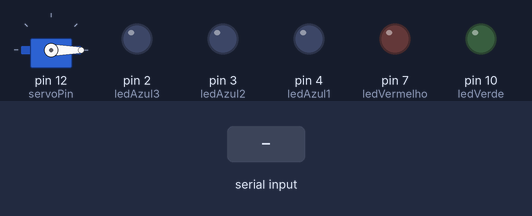
Recording of a sketch running on a simulated Arduino Uno, built with avr-gcc and run on an emulated ATmega328P. Shown: servo, output pins drawn as LEDs (lit = HIGH). The inputs (shaded band) are chosen by the test bench. Random numbers use the default seed unless the sketch sets one; what the sketch prints to the serial monitor is not drawn.

Above: at 1.2 s.
1.3 s: "5\n" received over Serial
At 1.7 s:
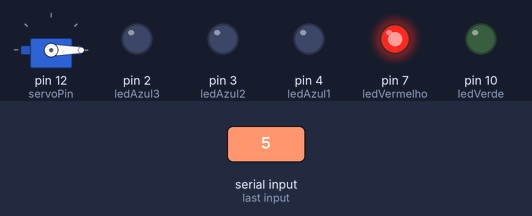
Timing chart, 0 to 4.3 s (numbered marks = the images above; inputs shaded):
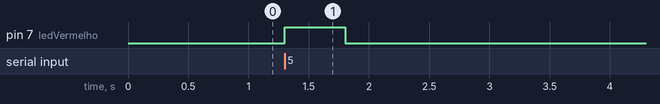

Measured:
- after the input at 1.3 s, pin 7 (ledVermelho): LOW → HIGH at once, → LOW 0.50 s later

The sketch:

fortaleza_do_dado_sagrado1.ino
```cpp
#include <Servo.h>

Servo porta;

int ledVerde = 10;
int ledVermelho = 7;
int ledAzul1 = 4;
int ledAzul2 = 3;
int ledAzul3 = 2;
int servoPin = 12;

int acertos = 0;
int numeroSagrado;

int ledsAzuis[] = {ledAzul1, ledAzul2, ledAzul3};

void setup() {
  Serial.begin(9600);

  porta.attach(servoPin);

  pinMode(ledVerde, OUTPUT);
  pinMode(ledVermelho, OUTPUT);
  pinMode(ledAzul1, OUTPUT);
  pinMode(ledAzul2, OUTPUT);
  pinMode(ledAzul3, OUTPUT);

  digitalWrite(ledVerde, LOW);
  digitalWrite(ledVermelho, LOW);
  for (int i = 0; i < 3; i++) {
    digitalWrite(ledsAzuis[i], LOW);
  }

  porta.write(0);

  Serial.println("Bem-vindo a Fortaleza do Dado Sagrado! ");
  Serial.println("Adivinhe o numero sagrado (1 a 6): ");
  Serial.println();
  randomSeed(analogRead(0));
  novoDesafio();
}

void loop() {
  if (Serial.available() > 0) {
    int palpite = Serial.parseInt();
    if (palpite >= 1 && palpite <= 6) {
      if (palpite == numeroSagrado) {
        digitalWrite(ledVerde, HIGH);
        delay(500);
        digitalWrite(ledVerde, LOW);

        if (acertos < 3) {
          digitalWrite(ledsAzuis[acertos], HIGH);
        }

        acertos++;
        Serial.println("Voce acertou! Joia conquistada. ");
        Serial.println();
      } else {
        digitalWrite(ledVermelho, HIGH);
        delay(500);
        digitalWrite(ledVermelho, LOW);
        Serial.print("Errou! O numero era: ");
        Serial.println();
        Serial.println(numeroSagrado);
      }

      if (acertos >= 3) {
        Serial.println("Todas as joias foram conquistadas! ");
        abrirPorta();
      } else {
        novoDesafio();
      }

    }
  }
}

void novoDesafio() {
  numeroSagrado = random(1, 7);
  Serial.println("Novo desafio: Adivinhe o numero sagrado (1 a 6): ");
  Serial.println();
}

void abrirPorta() {
  Serial.println("A Porta da Sabedoria esta se abrindo... ");
  for (int i = 0; i <= 90; i += 5) {
    porta.write(i);
    delay(1000);
  }
}
```
